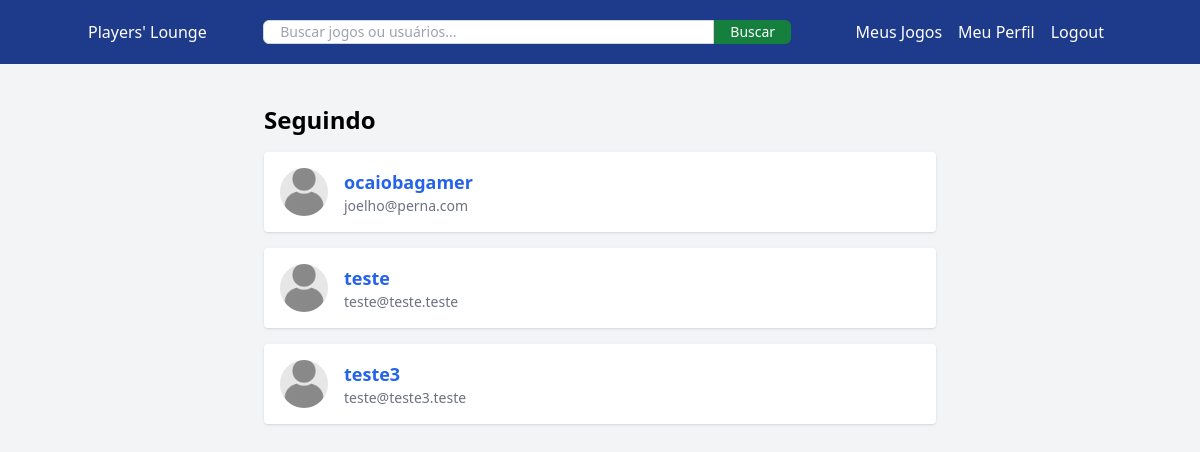
The app's page /index.php?action=show_following&username=Hawkie (signed in) with its own data.
### tables this page shows
CREATE TABLE "users"(
  id integer primary key autoincrement not null,
  username varchar(255) not null unique,
  password varchar(255) not null,
  name varchar(255) not null,
  bio varchar(255),
  profile_picture varchar(255),
  email varchar(255) not null unique
  );

### controllers/UserController.php (called while the page is built, shortened)
<?php
require_once 'models/User.php';
class UserController
{
    private $userModel;
    public function __construct($pdo)
    {
        $this->userModel = new User($pdo);
    }
    public function showFollowing()
    {
        $username = $_GET['username'];
        $followingId = $this->userModel->getFollowingByUsername($username);
        $profiles = [];
        foreach ($followingId as $profile) {
            $profiles[] = $this->userModel->getUserById($profile['following_id']);
        }
        include 'views/users/following.php';
        exit;
    }
}

### index.php (called while the page is built, shortened)
<?php
Router::route();
?>

### models/User.php (called while the page is built, shortened)
<?php
class User
{
    private $db;
    public function __construct($pdo)
    {
        $this->db = $pdo;
    }
    public function getUserById($user_id)
    {
        $stmt = $this->db->prepare("SELECT * FROM users WHERE id = ?");
        $stmt->execute([$user_id]);
        return $stmt->fetch();
    }
    public function findByUsername($username)
    {
        $stmt = $this->db->prepare("SELECT * FROM users WHERE username = ?");
        $stmt->execute([$username]);
        return $stmt->fetch();
    }
    public function getFollowingByUsername($username)
    {
        $userId = $this->findByUsername($username)['id'];
        $stmt = $this->db->prepare("SELECT * FROM followers WHERE follower_id = ?");
        $stmt->execute([$userId]);
        return $stmt->fetchAll();
    }
}

### views/users/following.php (the view)
<div class="max-w-2xl mx-auto py-6">
    <h2 class="text-2xl font-semibold mb-4">Seguindo</h2>
    <?php if (empty($profiles)): ?>
        <p class="text-gray-600">Você olha ao redor, mas não vê nenhum stalker por aqui...</p>
    <?php else: ?>
        <ul class="space-y-4">
            <?php foreach ($profiles as $profile): ?>
                <li class="flex items-center bg-white shadow p-4 rounded">
                    <img src="uploads/profilePictures/<?=$profile['profile_picture'] ?? 'defaultProfilePicture.jpg'?>" alt="Avatar" class="w-12 h-12 rounded-full object-cover mr-4">
                    <div>
                        <a href="index.php?action=profile&user=<?= urlencode($profile['username']) ?>" class="text-lg font-semibold text-blue-600 hover:underline">
                            <?= htmlspecialchars($profile['username']) ?>
                        </a>
                        <p class="text-sm text-gray-500"><?=$profile['email'];?></p>
                    </div>
                </li>
            <?php endforeach; ?>
        </ul>
    <?php endif; ?>
</div>
<?php include 'views/templates/footer.php'; ?>

### records on screen
users: username "ocaiobagamer", email "joelho@perna.com"
users: username "teste", email "teste@teste.teste"
users: username "teste3", email "teste@teste3.teste"
